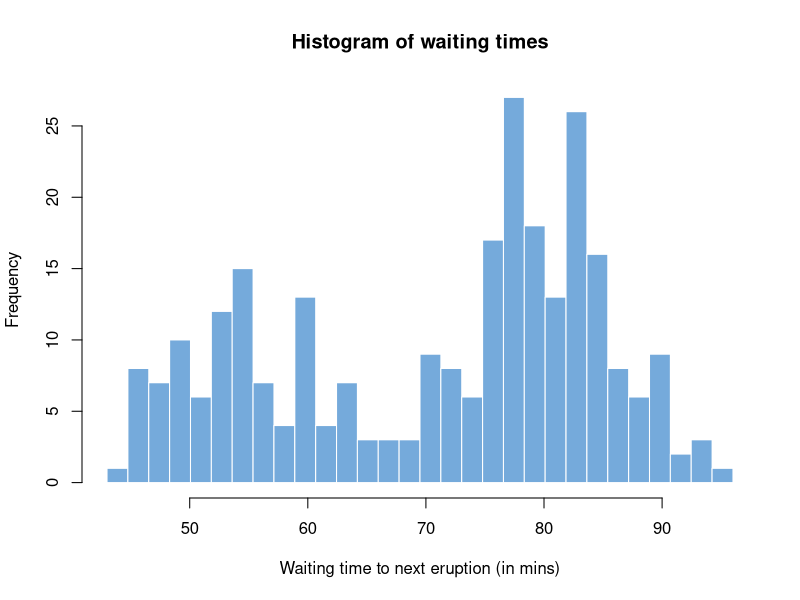

Recreate this plot in R.
## ---- chunk 1
input <- 30
x <- faithful$waiting
bins <- seq(min(x), max(x), length.out = input + 1)
hist(x, breaks = bins, col = "#75AADB", border = "white",
         xlab = "Waiting time to next eruption (in mins)",
         main = "Histogram of waiting times")
